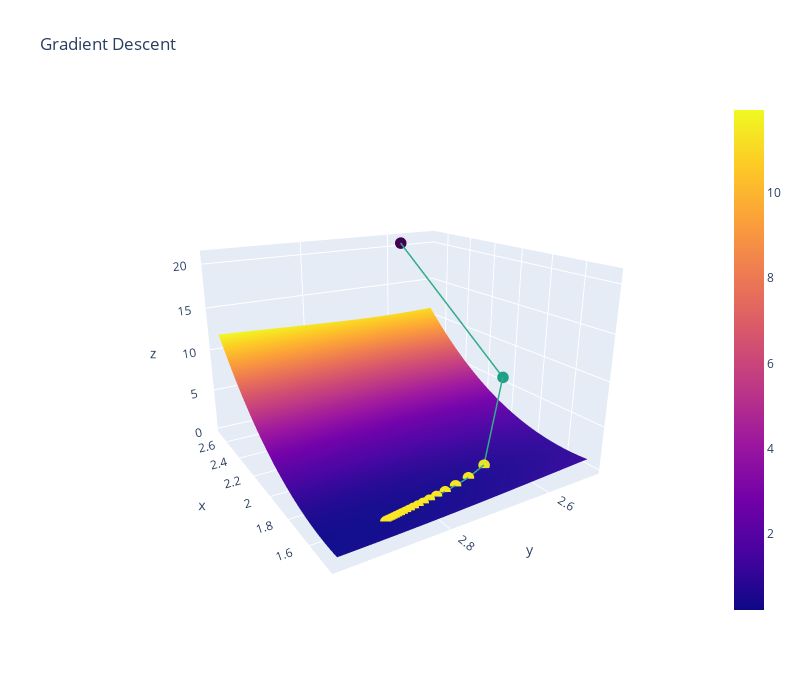

Here is the notebook cell this chart was saved with:
### Code cell
# Run me to see another 3D plot (gradient descent with decaying alpha)
plot_3d(thetas_decay[:, 0], thetas_decay[:, 1], loss_decay, average_squared_loss, sin_model, x, y)
